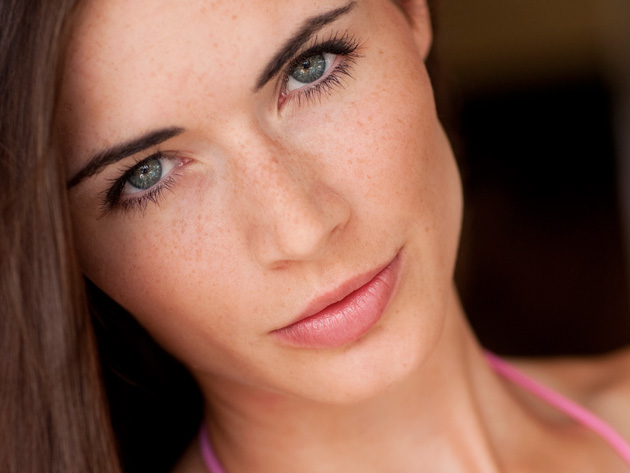
%> input picture a.jpg, 630 x 473 px
$ octave --eval "result = generate_skinmap('a.jpg');"   (GNU Octave 9; MATLAB toolbox functions it lacks are replaced by stand-ins)
%> lines starting %> are read from the running program, lines starting %| are printed output that depends on the picture; in (x1, y1, x2, y2) boxes, pixels count from 0 and x2, y2 are one past the last pixel; in counts of white or black regions, pixels touching at a corner belong together; the program's own positions count from 1
function [out bin] = generate_skinmap(filename)
%> called with filename = 'a.jpg'

    img_orig = imread(filename);
%> img_orig is the input picture: size 473x630x3 uint8; mean R, G, B 133.6, 90.6, 74.4
    height = size(img_orig,1);
%> height = 473
    width = size(img_orig,2);
%> width = 630
    out = img_orig;
    bin = zeros(height,width);
%     img = grayworld(img_orig);
    img_ycbcr = rgb2ycbcr(img_orig);
%> img_ycbcr: size 473x630x3 uint8; mean of channels 1, 2, 3 103.3, 114.5, 148.1
    Cb = img_ycbcr(:,:,2);
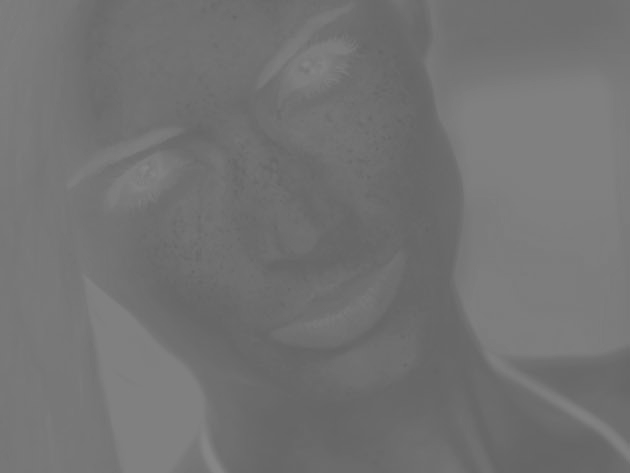
%> Cb: size 473x630 uint8; min 99, max 135, mean 114.5
    Cr = img_ycbcr(:,:,3);
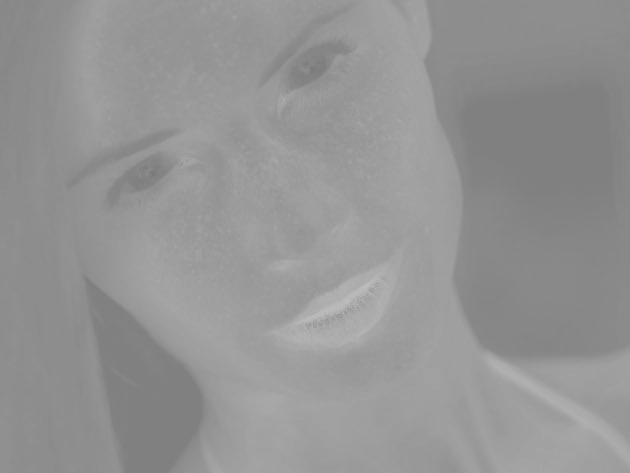
%> Cr: size 473x630 uint8; min 121, max 191, mean 148.1
    [r,c,v] = find(Cb>=77 & Cb<=127 & Cr>=133 & Cr<=173);
%> r = 262292 values from 1 to 473; c = 262292 values from 1 to 630; v = 262292 logical values, 262292 true
    numind = size(r,1);
%> numind = 262292
    for i=1:numind
        out(r(i),c(i),:) = [0 0 255];
        bin(r(i),c(i)) = 1;
    end
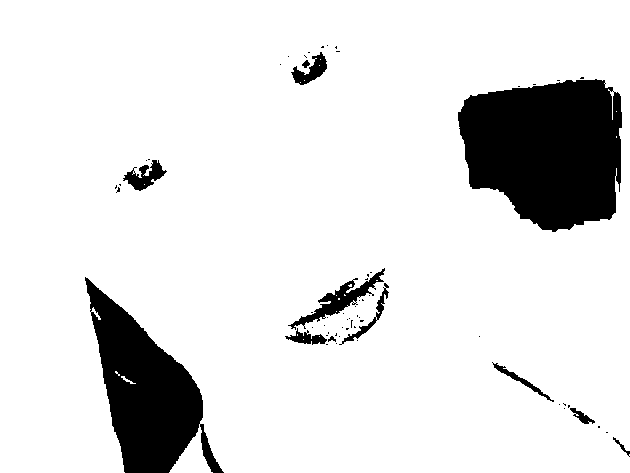
%> bin: size 473x630 double; values 0 (black) and 1 (white), 88% white; 64 black regions (52 under 20 px), largest, box (x1, y1, x2, y2) and area: (458, 79, 622, 232) 19491, (85, 277, 224, 473) 12428, (288, 268, 385, 330) 1236
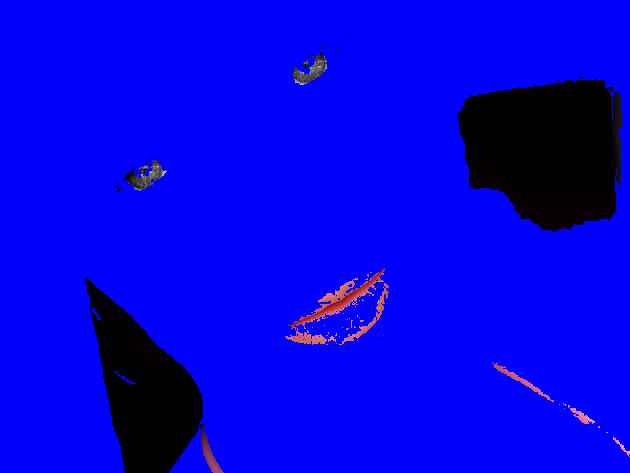
%> out: size 473x630x3 uint8; mean R, G, B 2.5, 1.2, 225.7
    imshow(img_orig);
    figure; imshow(out);
    figure; imshow(bin);
end

$ run again, on b.jpg
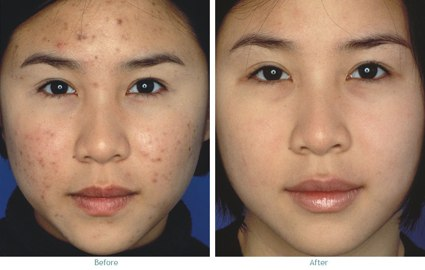
%> input picture b.jpg, 425 x 270 px
%> in generate_skinmap, img_orig is the input picture: size 270x425x3 uint8; mean R, G, B 158.4, 127.1, 106.5
%> img_ycbcr: size 270x425x3 uint8; mean of channels 1, 2, 3 131.2, 114.4, 143.2
%> r = 91639 values from 1 to 257; c = 91639 values from 1 to 425; v = 91639 logical values, 91639 true
%> numind = 91639
%> after the loop in generate_skinmap, `for i=1:numind`:
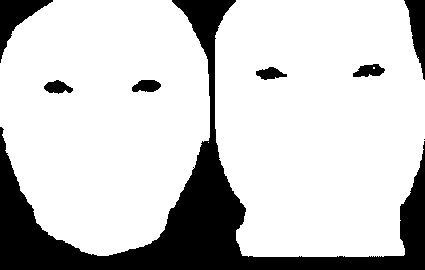
%> bin: size 270x425 double; values 0 (black) and 1 (white), 79.9% white; 8 black regions (1 under 20 px), largest, box (x1, y1, x2, y2) and area: (0, 0, 425, 270) 19987, (0, 0, 53, 63) 1180, (404, 0, 425, 80) 884
%> after the loop in generate_skinmap, `for i=1:numind`:
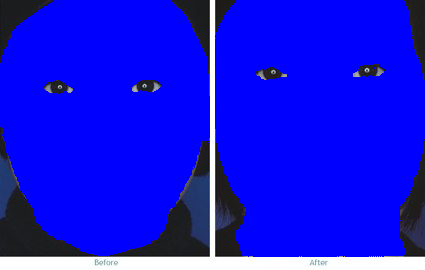
%> out: size 270x425x3 uint8; mean R, G, B 20.2, 20.5, 225.3

$ run again, on e.jpg
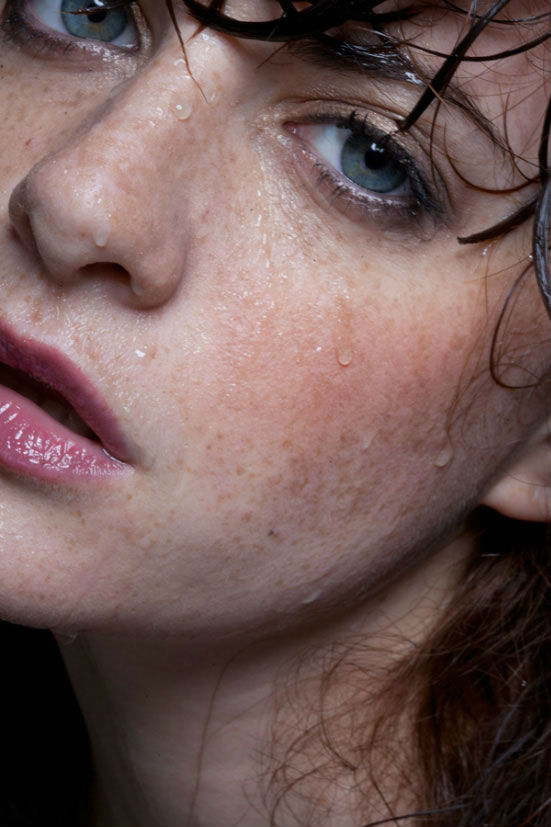
%> input picture e.jpg, 551 x 827 px
%> in generate_skinmap, img_orig is the input picture: size 827x551x3 uint8; mean R, G, B 113.7, 89.2, 86.7
%> img_ycbcr: size 827x551x3 uint8; mean of channels 1, 2, 3 98.7, 123.3, 139
%> r = 383804 values from 1 to 827; c = 383804 values from 1 to 551; v = 383804 logical values, 383804 true
%> numind = 383804
%> after the loop in generate_skinmap, `for i=1:numind`:
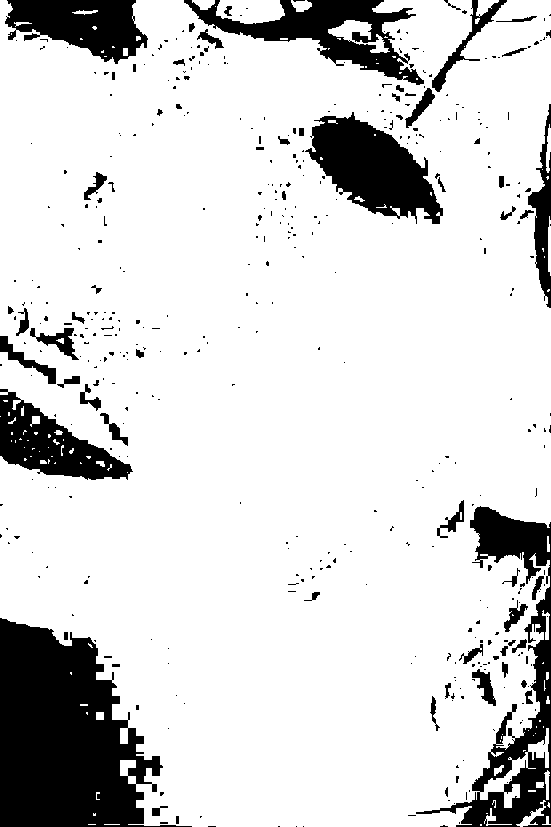
%> bin: size 827x551 double; values 0 (black) and 1 (white), 84.2% white; 437 black regions (369 under 20 px), largest, box (x1, y1, x2, y2) and area: (0, 618, 192, 827) 24137, (416, 506, 551, 827) 10491, (305, 112, 443, 224) 8218
%> after the loop in generate_skinmap, `for i=1:numind`:
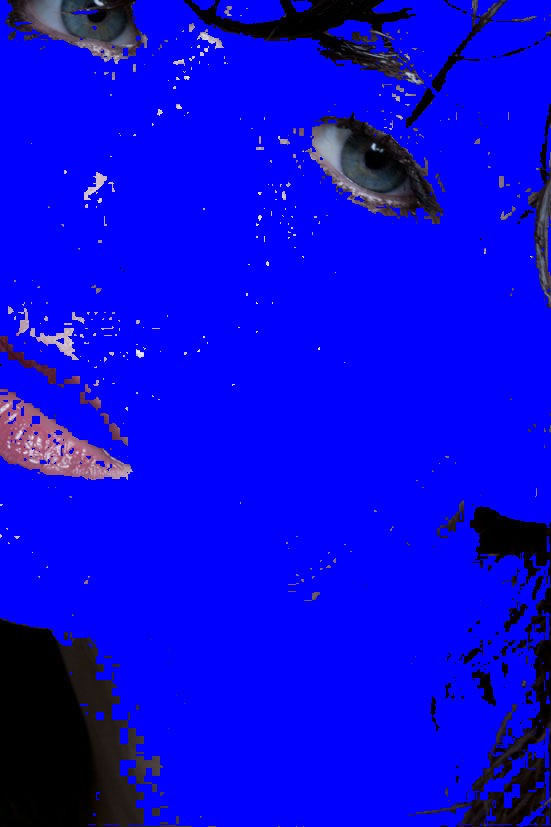
%> out: size 827x551x3 uint8; mean R, G, B 7.2, 5.8, 221.2
